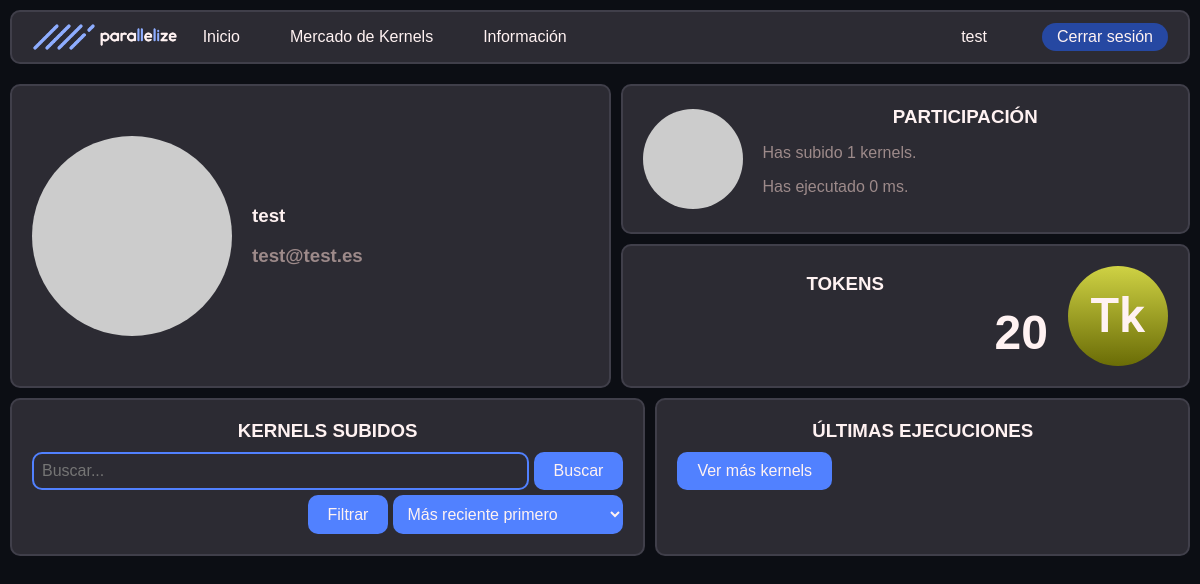
The app's page /profile_view.php?id=test@test.es (signed in) with its own data.
### tables this page shows
CREATE TABLE `users` (
  `user_email` varchar(60) NOT NULL,
  `user_password` varchar(60) NOT NULL,
  `millis_crunched` int(11) NOT NULL DEFAULT 0,
  `ranking` int(11) NOT NULL DEFAULT -1,
  `tokens` double NOT NULL DEFAULT 0,
  `last_active` date NOT NULL DEFAULT current_timestamp(),
  `blocked` tinyint(1) NOT NULL DEFAULT 0,
  `user_name` varchar(20) NOT NULL
);

### includes/dao/Usuario.php (called while the page is built, shortened)
<?php
class Usuario
{
    private $user_name;
    private $user_email;
    private $millis_crunched;
    private $tokens;
    public static function buscaUsuario($user_email)
    {
        $conn = Aplicacion::getInstance()->getConexionBd();
        $query = sprintf("SELECT * FROM users U WHERE U.user_email = '%s'", $conn->real_escape_string($user_email));
        $rs = $conn->query($query);
        if ($rs->num_rows == 0) {
            return false;
        } else {
            $fila = $rs->fetch_assoc();
            return new Usuario($fila['user_name'], $fila['user_email'], $fila['user_password'], $fila['millis_crunched'], $fila['ranking'], $fila['tokens'], $fila['last_active'], $fila['blocked']);
        }
    }
    public function __construct($user_name, $user_email, $user_password, $millis_crunched, $ranking, $tokens, $last_active, $blocked)
    {
        $this->user_name = $user_name;
        $this->user_email = $user_email;
        $this->millis_crunched = $millis_crunched;
        $this->tokens = $tokens;
    }
    public function getName()
    {
        return $this->user_name;
    }
    public function getEmail()
    {
        return $this->user_email;
    }
    public function gettoekns()
    {
        return $this->tokens;
    }
    public function getMsCrunched()
    {
        return $this->millis_crunched;
    }
    public function getKernelCount()
    {
        return sizeof(\parallelize_namespace\Kernel::buscaKernelDeUsuario($this));
    }
}

### includes/dao/Kernel.php (called while the page is built, shortened)
<?php
class Kernel {
    public static function buscaKernelDeUsuario(Usuario $user) {
        $conn = Aplicacion::getInstance()->getConexionBd();
        $query = sprintf( "SELECT * FROM kernels K WHERE K.user_email = '%s'", $conn->real_escape_string( $user->getEmail() ) );
        $rs = $conn->query( $query );
        $raw_kernels = $rs->fetch_all( MYSQLI_ASSOC );
        $ret = [];
        foreach ( $raw_kernels as $k ) {
            $ret[] = new Kernel(
                $k[ 'name' ],
                $k[ 'run_state' ],
                $k[ 'user_email' ],
                $k[ 'results' ],
                $k[ 'id' ],
                $k[ 'js_code' ],
                $k[ 'statistics' ]
            );
        }
        return $ret;
    }
}

### profile_view.php (the view, shortened to what this page needs)
<?php
if (!isset($_GET['id']) ||
    ($user = Usuario::buscaUsuario($_GET['id'])) === false) {
    $profile_msg = ERROR_MSG;
}
else{
    $profile_msg = $_GET['id'];
}
?>
<!DOCTYPE html>
<html lang="es">
<head>
    <link rel="stylesheet" href="./<?= RUTA_CSS ?>/nav_bar.css">
    <link rel="stylesheet" href="./<?= RUTA_CSS ?>/user_nav_bar.css">
    <link rel="stylesheet" href="./<?= RUTA_CSS ?>/profile_view.css">
</head>
<body>
    <?php require_once("./includes/src/vistas/nav_bar.php") ?>
    <div class="main-container">
    <?php if(strcmp($profile_msg, ERROR_MSG) == 0): ?>
        <h1><?= $profile_msg ?></h1>
    <?php else: ?>
        <div class="sections-container">
            <div class="section section-h">
                <img class="circle-border" src="https://picsum.photos/200/200" alt="" width="200" height="200">
                <div class="lateral-info">
                    <h3><?= $user->getName() ?></h3>
                    <h3 class="t-muted"><?= $user->getEmail() ?></h3>
                </div>
            </div>
            <div class="sections-container">
                <div class="section section-h">
                    <img class="circle-border" src="https://picsum.photos/100/100" alt="" width="100" height="100">
                    <div class="lateral-info">
                        <h3 class="title">PARTICIPACIÓN</h3>
                        <p class="t-muted">Has subido
                            <?= $user->getKernelCount() ?> kernels.
                        </p>
                        <p class="t-muted">Has ejecutado
                            <?= $user->getMsCrunched() ?> ms.
                        </p>
                    </div>
                </div>
                <div class="section section-h">
                    <div class="lateral-info">
                        <h3 class="title">TOKENS</h3>
                        <div class="flex-between">
                            <h3 class="t-big no-margin">
                                <?= \parallelize_namespace\Usuario::buscaUsuario($_SESSION["user_email"])->gettoekns() ?>
                            </h3>
                        </div>
                    </div>
                    <img src="<?= RUTA_SVG ?>/Token_i.svg" alt="" width="100" heigh="100">
                </div>
            </div>
            <div class="section">
                <h3 class="title">KERNELS SUBIDOS</h3>
                <form class="search-form" action="">
                    <div class="main-panel">
                        <input class="input-field" type="text" name="" id="" placeholder="Buscar...">
                        <button class="button c-h-blue" type="submit">Buscar</button>
                    </div>
                    <div class="option-panel">
                        <button class="button c-h-blue" >Filtrar</button>
                        <select class="select" name="orderby" id="orderby">
                            <optgroup label="Fecha">
                                <option value="more recent first">Más reciente primero</option>
                            </optgroup>
                        </select>
                    </div>
                </form>
            </div>
            <div class="section">
                <h3 class="title">ÚLTIMAS EJECUCIONES</h3>
                <button class="button c-h-blue" >Ver más kernels</button>
            </div>
        </div>
    <?php endif; ?>
    </div>
</body>
</html>

### includes/vistas/nav_bar.php (shortened to what this page needs)
<div id="nav-bar-container">
    <div id="nav-bar">
        <div class="nav-bar-sec">
            <a href="index.php"><img src="<?= RUTA_IMGS ?>/logo-h-dMode.png" alt="" height="30"></a>
            <ul>
                <li><a href="index.php">Inicio</a></li>
                <li><a href="kernel_marketplace.php">Mercado de Kernels</a>
                </li>
                <li><a href="FAQ.php">Información</a>
                </li>
            </ul>
        </div>
        <?php if (isset($_SESSION["user_email"])): ?>
            <div class="nav-bar-sec">
                <p>
                    <a href="user_dashboard.php">
                        <?= \parallelize_namespace\Usuario::buscaUsuario($_SESSION["user_email"])->getName(); ?>
                    </a>
                </p>
                <button class="small-button c-h-b-blue" onclick="location.href='logout.php'">Cerrar
                    sesión</button>
            </div>
        <?php endif; ?>
    </div>
</div>

### css/nav_bar.css (style rules this page uses)
#nav-bar-container { position: sticky; top: 0px; padding: 10px; width: 100%; box-sizing: border-box; }
#nav-bar { background-color: var(--gris); height: 54px; padding: 0px 20px; box-sizing: border-box; display: flex; align-items: center; justify-content: space-between; border-radius: 10px; width: 100%; border: 2px solid var(--h-gris); }
#nav-bar > .nav-bar-sec { display: flex; align-items: center; }
#nav-bar ul { list-style-type: none; margin: 0; padding: 0; }
#nav-bar a { color: inherit; text-decoration: none; }
#nav-bar a > img { display: block; }
#nav-bar > .nav-bar-sec > ul > li { display: inline-block; padding: 16px 25px; }
#nav-bar > .nav-bar-sec > ul { display: flex; align-items: center; }
#nav-bar>.nav-bar-sec>ul>li { transition: all 0.3s; }
#nav-bar > .nav-bar-sec > p:first-child, #nav-bar > .nav-bar-sec > button:first-child { margin-right: 15px; }

### css/profile_view.css (style rules this page uses)
.sections-container > .section:first-child, .section:nth-child(2) { min-width: calc(50% - 5px); }

### css/global.css (style rules this page uses)
:root { --main: #8EADFF; --h-blue: #5181FF; --h-b-blue: #2648A2; --gris: #2C2B33; --h-gris: #403f4a; --bg: #0C0E14; --white: #FFF2F2; --m-white: #c1bbbb; --m-text: #9D8A8A; --l-gris: #4E4D5A; --red: #CE4B4B; --green: #51B940; }
body { font-family: Arial, Helvetica, sans-serif; background-color: var(--bg); margin: 0px; color: var(--white); font-weight: 500; }
.main-container { padding: 10px; }
a { text-decoration: none; color: var(--h-blue); }
.c-h-blue { background-color: var(--h-blue); }
.c-h-b-blue { background-color: var(--h-b-blue); }
.t-muted { color: var(--m-text); }
.t-big { font-size: 3rem; }
.no-margin { margin: 0px; }
.circle-border { border-radius: 50%; }
.flex-between { display: flex; justify-content: space-between; align-items: center; }
.small-button { font: inherit; padding: 5px 15px; border-radius: 15px; border: none; color: inherit; transition: filter 0.4s; }
.button { font: inherit; padding: 10px 20px; border-radius: 10px; border: none; color: inherit; transition: filter 0.4s; }
.input-field { font: inherit; padding: 8px; background-color: inherit; border: 2px solid var(--h-blue); border-radius: 10px; color: inherit; width: 100%; box-sizing: border-box; }
.select { font: inherit; padding: 10px; border-radius: 10px; color: inherit; background-color: var(--h-blue); border: none; }
.search-form { display: flex; flex-direction: column; gap: 5px; }
.search-form>.main-panel, .search-form>.option-panel { display: flex; justify-content: end; gap: 5px; }
.sections-container { display: flex; flex-wrap: wrap; gap: 10px; }
.sections-container .section { background-color: var(--gris); border-radius: 10px; padding: 20px; box-sizing: border-box; flex-grow: 1; border: 2px solid var(--h-gris); }
.sections-container .section .title { margin: 0px 0px 10px 0px; text-align: center; }
.sections-container .section-h { display: flex; gap: 20px; align-items: center; }
.sections-container .section-h>.lateral-info { width: 100%; align-items: center; }

### records on screen
users: user_name "test", user_email "test@test.es", millis_crunched "0", tokens "20"

### other values on screen
$user->getKernelCount() "1"
